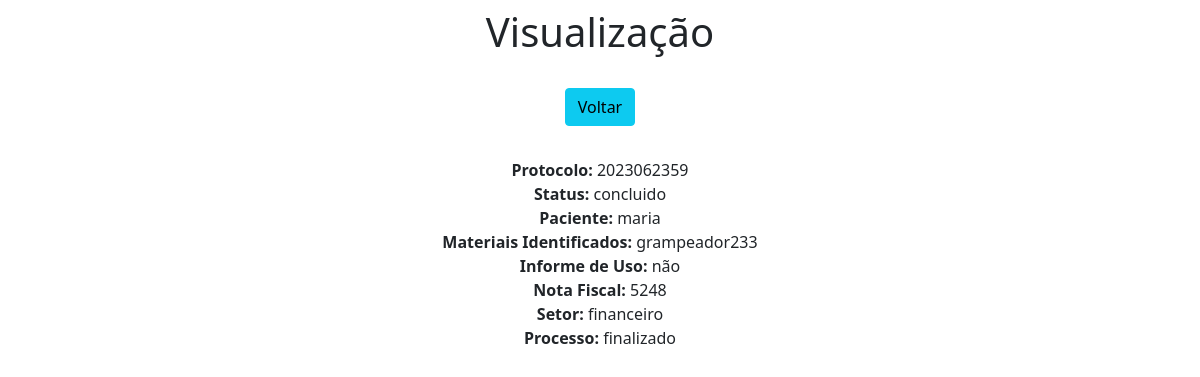
/view/8/, run on the app's committed database.
### app/models.py (models this page shows)
class Processos(models.Model):
    Protocolo = models.IntegerField(max_length=10)
    Status = models.CharField(max_length=30)
    Paciente = models.CharField(max_length=30)
    Materiais_Identificado = models.CharField(max_length=30)
    Informe_de_Uso = models.CharField(max_length=3)
    Nota_Fiscal = models.IntegerField(max_length=10)
    Setor = models.CharField(max_length=20)
    Processo = models.CharField(max_length=30)

### app/views.py (the view)
# urls.py: path('view/<int:pk>/', view, name='view'),
def view(request, pk):
    data = {}
    data['db'] = Processos.objects.get(pk=pk)
    return render(request, 'view.html', data)

### app/templates/view.html (shortened to what this page needs)
<!DOCTYPE html>
<html lang="pt-br">
<head>
    <link rel="stylesheet" href="https://cdn.jsdelivr.net/npm/bootstrap@5.0.2/dist/css/bootstrap.min.css"
        rel="stylesheet"
>
</head>
<body>
    <div class="col-8 m-auto pt-2 pb-2 text-center">
        <h1>Visualização</h1>
    </div>
    <div class="col-8 m-auto pt-3 pb-2 text-center">
        <a href="/" class="btn btn-info">Voltar</a>
    </div>
    <div class="col-8 m-auto pt-4 pb-2 text-center">
        <strong>Protocolo: </strong>{{db.Protocolo}}<br>
        <strong>Status: </strong>{{db.Status}}<br>
        <strong>Paciente: </strong>{{db.Paciente}}<br>
        <strong>Materiais Identificados: </strong>{{db.Materiais_Identificado}}<br>
        <strong>Informe de Uso: </strong>{{db.Informe_de_Uso}}<br>
        <strong>Nota Fiscal: </strong>{{db.Nota_Fiscal}}<br>
        <strong>Setor: </strong>{{db.Setor}}<br>
        <strong>Processo: </strong>{{db.Processo}}<br>
    </div>
</body>
</html>

### data on the page
Processos: Protocolo "2023062359", Status "concluido", Paciente "maria", Materiais_Identificado "grampeador233", Informe_de_Uso "não", Nota_Fiscal "5248", Setor "financeiro", Processo "finalizado"
